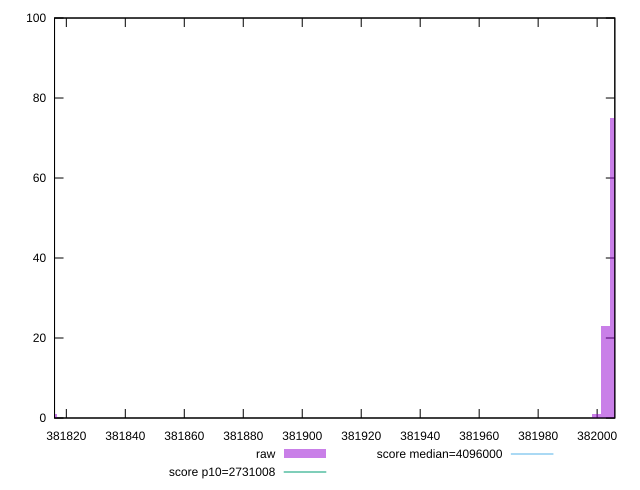

Reproduce this figure in gnuplot.
reset

$raw <<EOF
381815.43886657176 1
382002.96793724835 23
382006.09342175967 75
381999.8424527371 1
EOF

set key outside below
set boxwidth 3.125484511276598
set xrange [381816:382006]
set yrange [0:100]
set trange [0:100]
set style fill transparent solid 0.5 noborder

set parametric
set terminal svg size 640, 490 enhanced background rgb 'white'
set output "report_00013_2021-02-09T12-04-24.940Z/total-byte-weight/samples/pages+cached+noadtech+nomedia+nocss/raw/histogram.svg"

plot $raw title "raw" with boxes, \
     2731008,t title "score p10=2731008", \
     4096000,t title "score median=4096000"

reset
